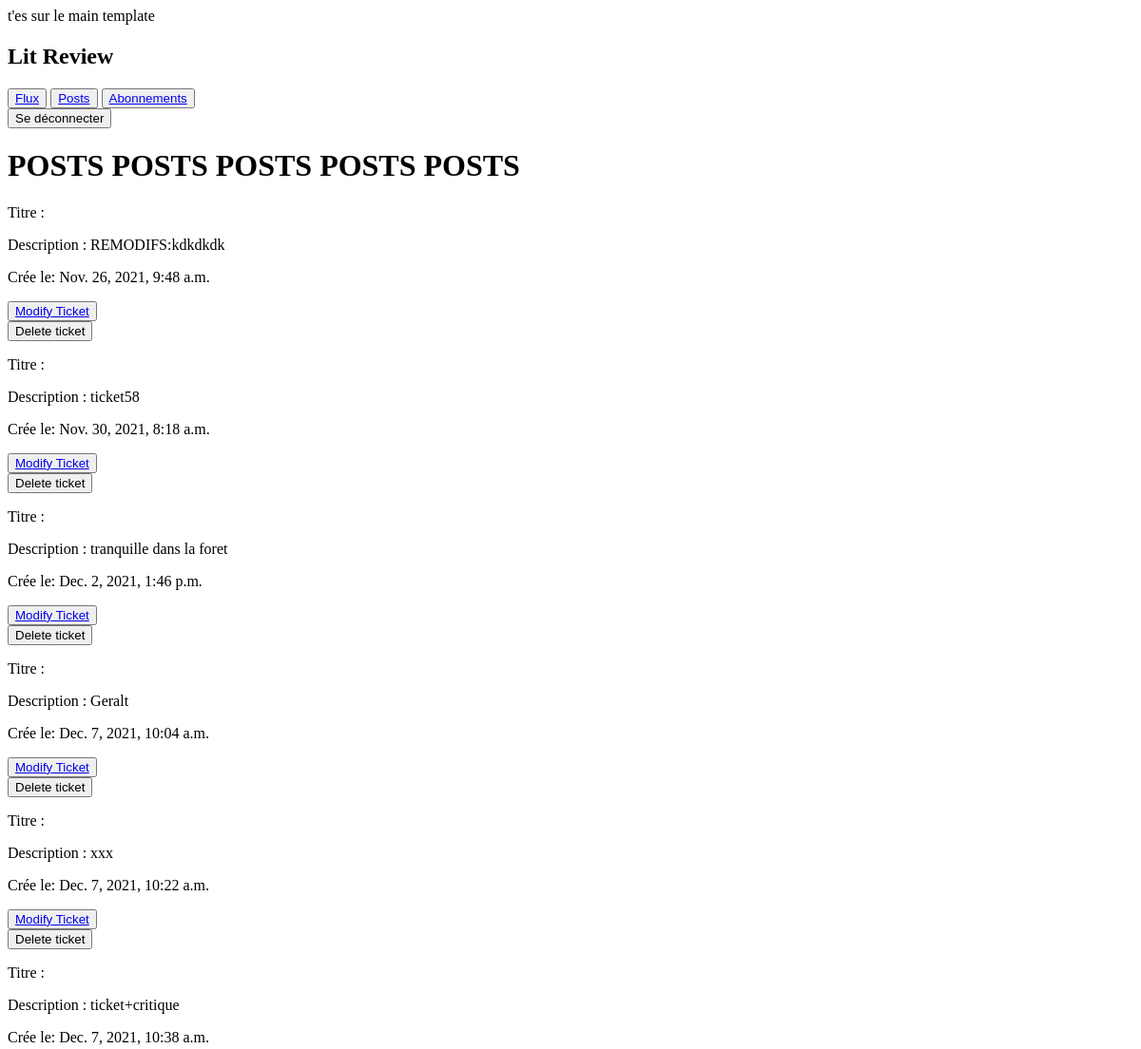
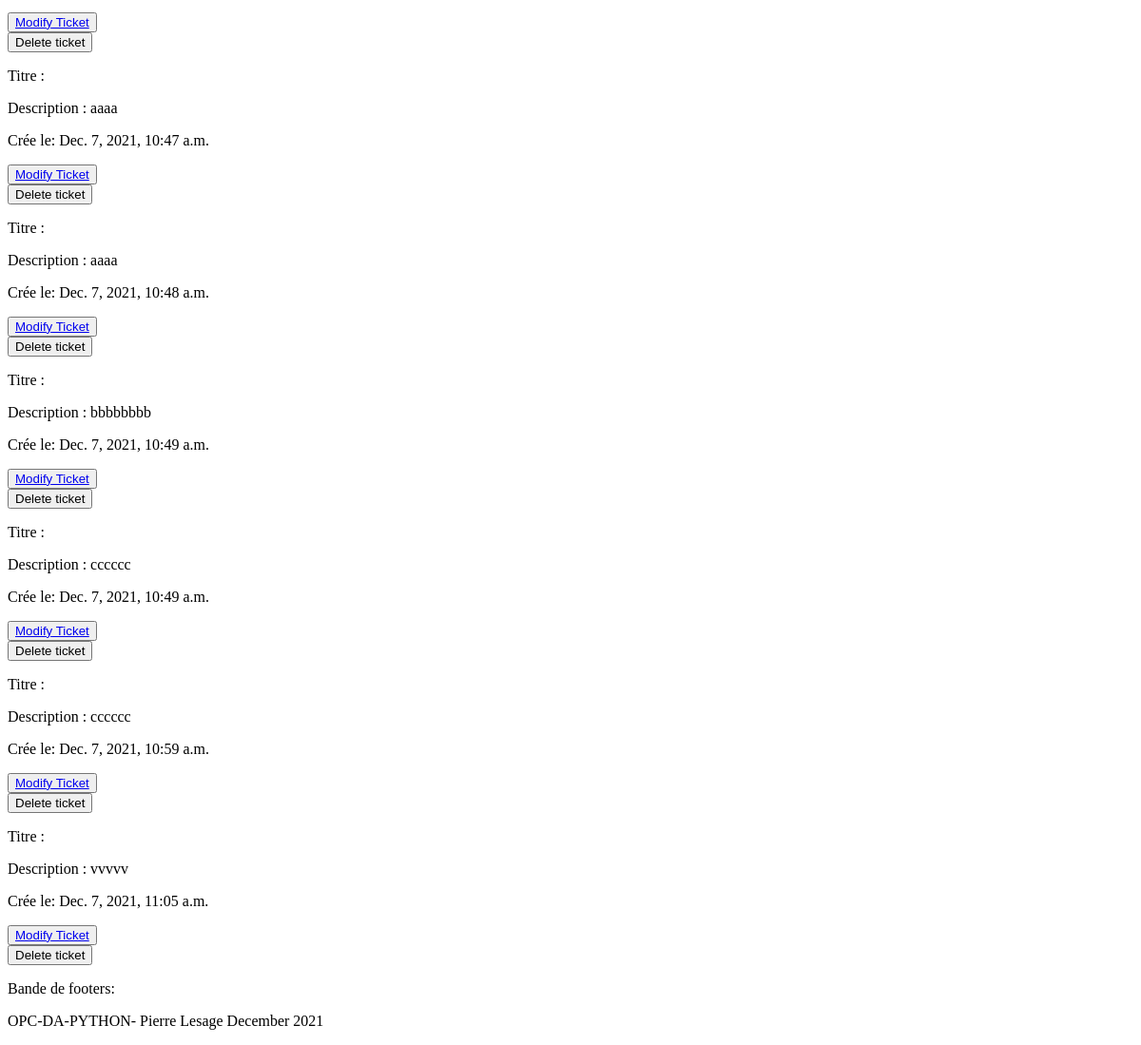
Before: /app/posts/ (signed in) with the older database file (2 pictures, top to bottom).
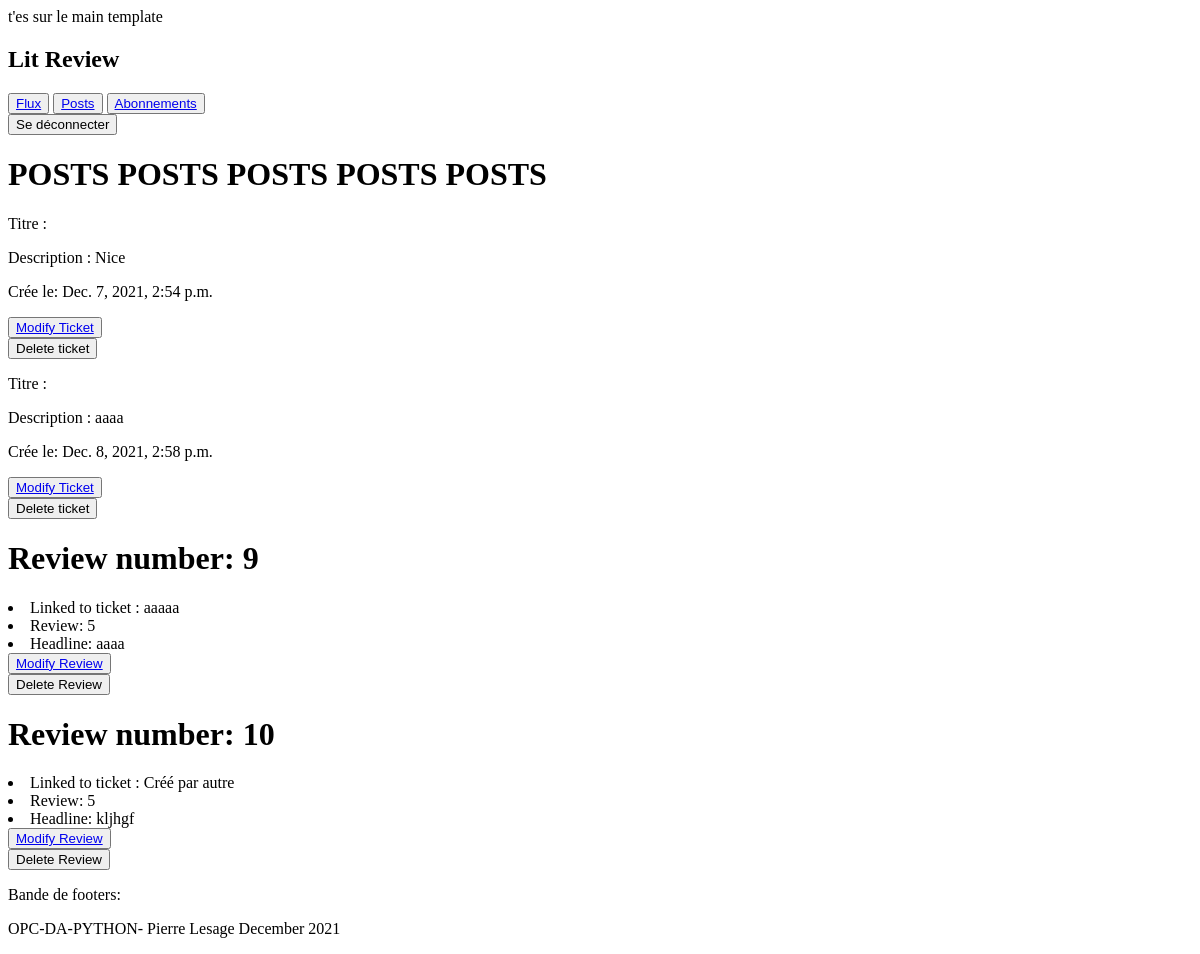
After: the same page with the newer database file.
### myapp/models.py (models this page shows, shortened)
class Ticket(models.Model):
    title = models.CharField(max_length=128)
    description = models.TextField(max_length=2048, blank=True)
    user = models.ForeignKey(
        to=settings.AUTH_USER_MODEL, on_delete=models.CASCADE)
    image = models.ImageField(null=True, blank=True)
    time_created = models.DateTimeField(auto_now_add=True)
    def __str__(self):
        return self.title

class Review(models.Model):
    ticket = models.ForeignKey(to=Ticket, on_delete=models.CASCADE)
    rating = models.PositiveSmallIntegerField(max_length=1024,
        validators=[MinValueValidator(0), MaxValueValidator(5)])
    user = models.ForeignKey(
        to=settings.AUTH_USER_MODEL, on_delete=models.CASCADE)
    headline = models.CharField(max_length=128)
    body = models.CharField(max_length=8192, blank=True)
    time_created = models.DateTimeField(auto_now_add=True)
    pass

### myapp/views.py (the view)
# urls.py: path('posts/', views.posts, name='posts'),
@login_required(login_url='app:connexion')
def posts(request):
    tickets = Ticket.objects.filter(user=request.user)
    reviews = Review.objects.filter(user=request.user)
    context = {'tickets': tickets, "reviews": reviews}
    return render(request, 'posts.html', context)

### myapp/templates/posts.html (shortened to what this page needs)
{% extends 'main.html' %}
{% block content %}
<div>
    <h1> POSTS POSTS POSTS POSTS POSTS</h1>
</div>
<div class="postsperso">
    {% if tickets %}
        {% for ticket in tickets %}
                <p> Titre : {{elem.title}} </p>
                <p> Description : {{ticket.description}} </p>
                <p> Crée le: {{ticket.time_created}} </p>
                    <button> <a href="{% url 'app:creationticket' id_ticket=ticket.id %}">Modify Ticket</a></button>
                   <form action="{% url 'app:deleteticket' id_ticket=ticket.id %}" method="post"><button type="submit"> Delete ticket</button>
                   </form>
        {% endfor %}
    {% if reviews %}
        {% for review in reviews %}
                <h1> Review number: {{review.id}}</h1>
                <li> Linked to ticket : {{ review.ticket }}</li>
                <li> Review: {{review.rating}}</li>
                <li> Headline: {{review.headline}}</li>
                <button><a href="{% url 'app:modifyreview' id_review=review.id %}">Modify Review</a></button>
                <form action="{% url 'app:deletereview' id_review=review.id %}" method="POST">
                    <button type="submit">Delete Review</button>
                    </form>
            {% endfor %}
        {% endif %}
    {% else %}
        <h1> Vous n'avez pas créé de critiques ou tickets</h1>
    {% endif %}
</div>
{% endblock %}

Changed rows visible on the page:
removed Ticket: description "REMODIFS:kdkdkdk", time_created "Nov. 26, 2021, 9:48 a.m."
removed Ticket: description "ticket58", time_created "Nov. 30, 2021, 8:18 a.m."
removed Ticket: description "tranquille dans la foret", time_created "Dec. 2, 2021, 1:46 p.m."
removed Ticket: description "Geralt", time_created "Dec. 7, 2021, 10:04 a.m."
removed Ticket: description "xxx", time_created "Dec. 7, 2021, 10:22 a.m."
removed Ticket: description "ticket+critique", time_created "Dec. 7, 2021, 10:38 a.m."
removed Ticket: description "aaaa", time_created "Dec. 7, 2021, 10:47 a.m."
removed Ticket: description "aaaa", time_created "Dec. 7, 2021, 10:48 a.m."
removed Ticket: description "bbbbbbbb", time_created "Dec. 7, 2021, 10:49 a.m."
removed Ticket: description "cccccc", time_created "Dec. 7, 2021, 10:49 a.m."
removed Ticket: description "cccccc", time_created "Dec. 7, 2021, 10:59 a.m."
removed Ticket: description "vvvvv", time_created "Dec. 7, 2021, 11:05 a.m."
added Ticket: description "Nice", time_created "Dec. 7, 2021, 2:54 p.m."
added Ticket: description "aaaa", time_created "Dec. 8, 2021, 2:58 p.m."
added Review: id "9", ticket "aaaaa", rating "5", headline "aaaa"
added Review: id "10", ticket "Créé par autre", rating "5", headline "kljhgf"
